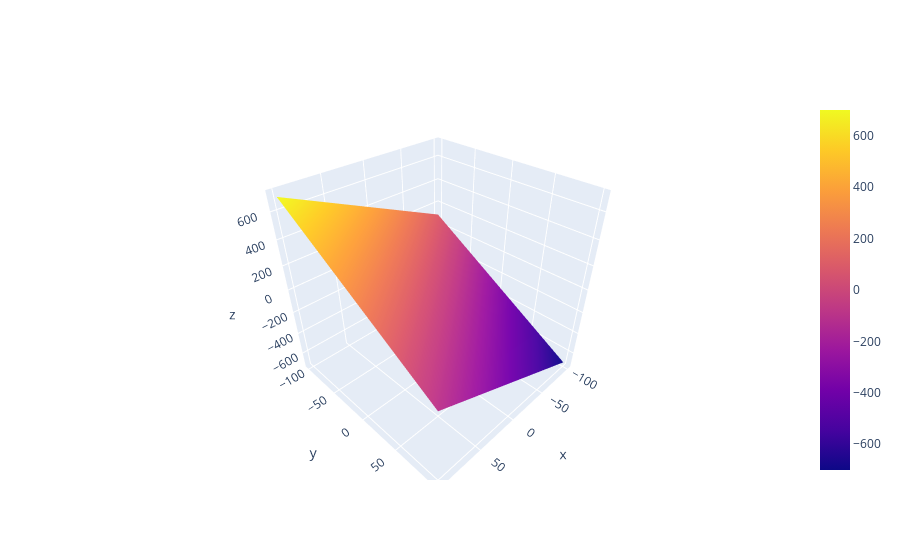

Here is the notebook cell this chart was saved with:
### Code cell
a=np.linspace(-100,100,100)
b=np.linspace(-100,100,100)

# Creating the grid
# generally we store it as  xx and yy
#This creates 2D grid arrays from your 1D a and b.
xx,yy=np.meshgrid(a,b)
z= 3*xx-4*yy
fig=go.Figure(data=[go.Surface(x=xx,y=yy,z=z)])
fig.show()

### Figure 1 — Plotly figure (JSON) as saved in the notebook; plotly's stock layout.template omitted (floating-point values rounded to 4 significant figures; data arrays with more than 128 entries replaced by an {"elided": "..."} marker saying what was removed)
{"data": [{"type": "surface", "x": {"elided": "100x100 float values"}, "y": {"elided": "100x100 float values"}, "z": {"elided": "100x100 float values"}}], "layout": {}}
